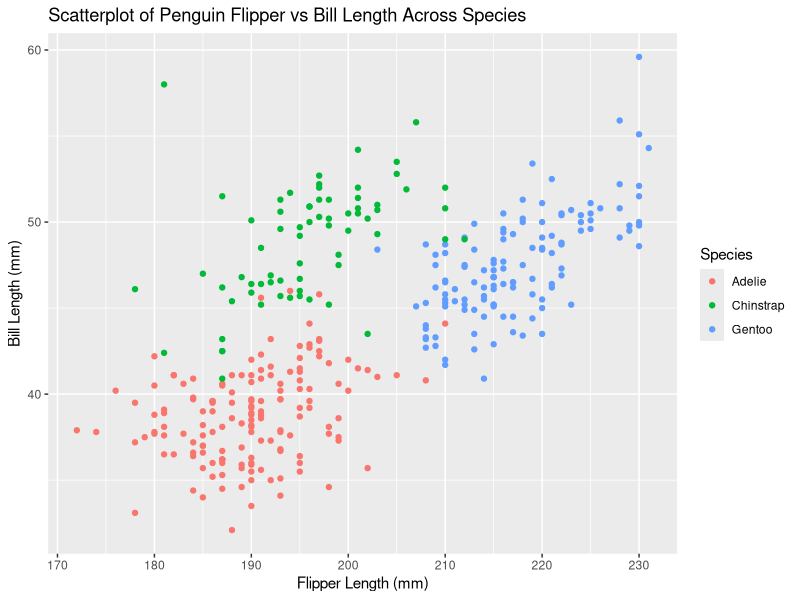
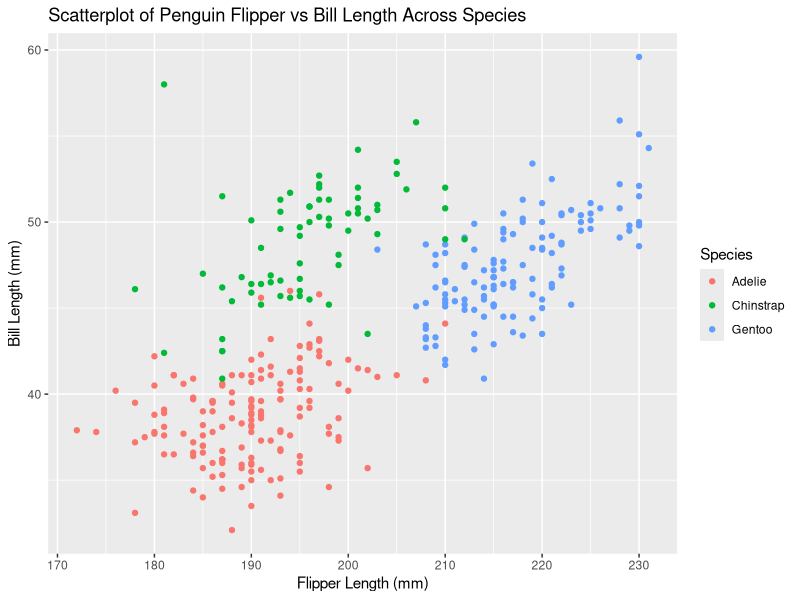

The R script that drew these images, in order:
## ---- chunk 1
knitr::opts_chunk$set(echo = TRUE)
## ---- chunk 2
library(tidyverse)
library(ggplot2)
library(palmerpenguins)
## ---- chunk 3
data("penguins", package = "palmerpenguins")
## ---- chunk 4
p <- ggplot(penguins, aes(x = flipper_length_mm, y = bill_length_mm, color = species)) + 
  geom_point() + 
  labs(x = 'Flipper Length (mm)', y = 'Bill Length (mm)', color = 'Species') +
  ggtitle("Scatterplot of Penguin Flipper vs Bill Length Across Species")

print(p)

ggsave('p8105_hw1_plot01.png', p)
## ---- chunk 5
## First, set our seed for reproducibility:
set.seed(112)

## Now generate the data:
rand_df <- tibble(
  rand_num = rnorm(10),
  rand_logic = case_when(
    rand_num > 0 ~ TRUE,
    TRUE ~ FALSE
  ),
  rand_char = c('my', 'all', 'time', 'favorite', 'alliums', 'are', "the", "onion", "and", "scallion"),
  rand_fac = as.factor(rbinom(10, 2, 0.5))
)
